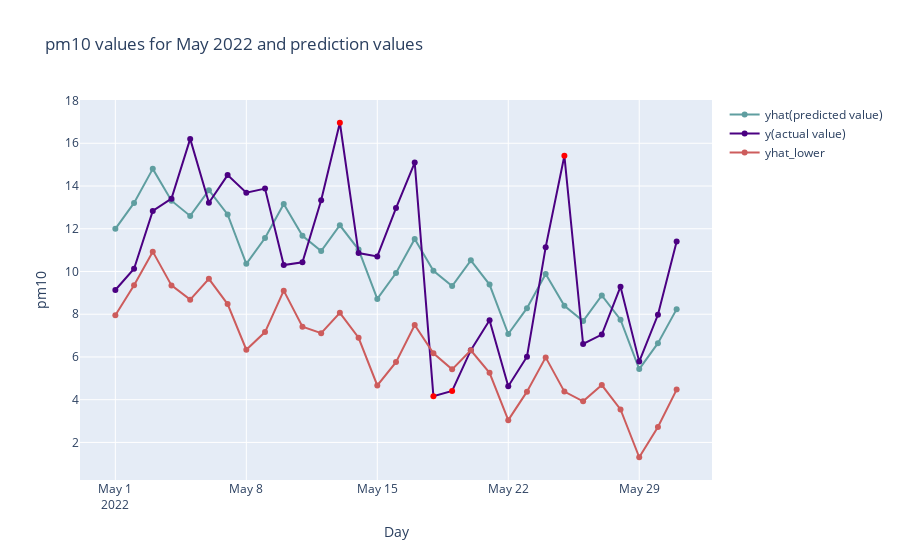

The code cell stored with this chart in its notebook:
### Code cell
# lower bound of predicted value
fig.add_trace(go.Scatter(
    x=group_by_df['day'],
    y=cmp_df['yhat_lower'],
    name='yhat_lower',
    mode='lines+markers',
    line=dict(
        color='rgb(205,92,92)'),
    marker=dict(
        color='rgb(205,92,92)')

))
